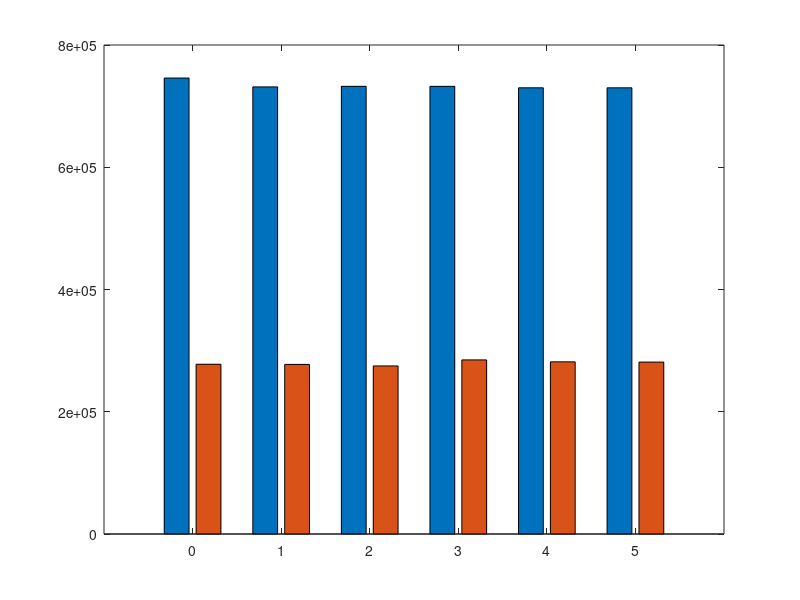

Write MATLAB code to recreate this figure. (Note: this script raises an error after producing the figure.)
% Draw figures for pure C++ (libtorch) benchmarking

% CPU cycles during RL algorithm processing (from states to actions)
% Left: RL-TCP using struct-based message interface (PyTorch)
% Right: RL-TCP using pure C++ library (libtorch)

seed = [0, 1, 2, 3, 4, 5];
cycle_mean = [
    745949 277715;
    731465 277458;
    732394 274952;
    732369 284828;
    730028 281694;
    730009 281241;
    ];
cycle_stddev = [
    113250 14796.1;
    110334 13034.3;
    112710 12033;
    112047 17423.6;
    110129 15625;
    110765 12591.3;
    ];

figure;
h = bar(seed, cycle_mean);
errorbar_x = zeros(6, 2);
for i = 1 : 2
    errorbar_x(:, i) = h(1, i).XEndPoints';
end
hold on;
errorbar(errorbar_x, cycle_mean, cycle_stddev, 'LineStyle', 'none', 'LineWidth', 2);
hold off;
ylim([0, 1e6]);
legend({'msg interface', 'pure c++'});
title('Processing Time', 'FontSize', 18);
xlabel('Test Case (simulation run)', 'FontSize', 16);
ylabel('CPU Cycles', 'FontSize', 16)
